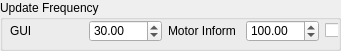
   <widget class="QGroupBox" name="groupBox_4">
    <property name="geometry">
     <rect>
      <x>250</x>
      <y>10</y>
      <width>341</width>
      <height>51</height>
     </rect>
    </property>
    <property name="title">
     <string>Update Frequency</string>
    </property>
    <widget class="QWidget" name="layoutWidget_2">
     <property name="geometry">
      <rect>
       <x>10</x>
       <y>20</y>
       <width>328</width>
       <height>22</height>
      </rect>
     </property>
     <layout class="QHBoxLayout" name="horizontalLayout_25">
      <item>
       <widget class="QLabel" name="label_23">
        <property name="text">
         <string>GUI</string>
        </property>
       </widget>
      </item>
      <item>
       <widget class="QDoubleSpinBox" name="Gui_update_frq_spinBox_2">
        <property name="minimum">
         <double>0.100000000000000</double>
        </property>
        <property name="maximum">
         <double>60.000000000000000</double>
        </property>
        <property name="value">
         <double>30.000000000000000</double>
        </property>
       </widget>
      </item>
      <item>
       <widget class="QLabel" name="label_53">
        <property name="text">
         <string>Motor Inform</string>
        </property>
       </widget>
      </item>
      <item>
       <widget class="QDoubleSpinBox" name="Motor_status_update_frq_spinBox_2">
        <property name="minimum">
         <double>0.100000000000000</double>
        </property>
        <property name="maximum">
         <double>1000.000000000000000</double>
        </property>
        <property name="value">
         <double>100.000000000000000</double>
        </property>
       </widget>
      </item>
      <item>
       <widget class="QCheckBox" name="Motor_status_update_checkbox_2">
        <property name="minimumSize">
         <size>
          <width>13</width>
          <height>0</height>
         </size>
        </property>
        <property name="maximumSize">
         <size>
          <width>13</width>
          <height>16777215</height>
         </size>
        </property>
        <property name="text">
         <string/>
        </property>
        <property name="checked">
         <bool>false</bool>
        </property>
       </widget>
      </item>
     </layout>
    </widget>
   </widget>
